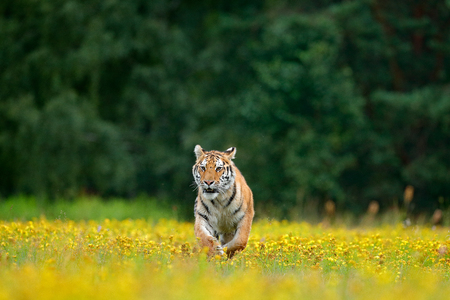
#> input picture opencv/data/tiger.jpg, 450 x 300 px
$ python '호랑이_가두기.py'
#> lines starting #> are read from the running program, lines starting #| are printed output that depends on the picture; after the words box and inside, x2 and y2 are one past the last pixel; in counts of white or black regions, pixels touching at a corner belong together
import cv2

image=cv2.imread('data/tiger.jpg') #사진 파일 로드
#> image is the input picture: shape (300, 450, 3); mean B, G, R 33.9, 88.6, 74.4
x1,x2 = 160,270
y1,y2 = 130,260
cv2.rectangle(image,(x1,y1),(x2,y2),(0,0,255),10)
pt1 = 160,130
pt2 = 270,260
         #캔버스, 시작점, 끝점, BGR, 선굵기
cv2.line(image,pt1,pt2,(255,0,0),10)
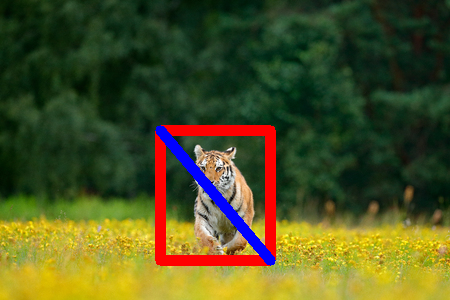
#> image: shape (300, 450, 3); mean B, G, R 35, 83, 78.7
imgRect = (x1,y1,x2-x1,y2-y1)
retval, rpt1,rpt2 = cv2.clipLine(imgRect,pt1,pt2)
if retval:
    cv2.circle(image,rpt1,radius=5,color=(0,255,0),thickness=-1)
#> image: shape (300, 450, 3); 0.06% of pixels changed, all inside (x1, y1, x2, y2) = (155, 125, 166, 136)
    cv2.circle(image,rpt2,radius=5,color=(0,255,0),thickness=-1)
#> image: shape (300, 450, 3); mean B, G, R 34.7, 83.4, 78.7
cv2.imshow('Image',image) #이미지 출력
cv2.waitKey(0)
cv2.destroyAllWindows()

$ run again, with opencv/data/coffee.jpg copied over opencv/data/tiger.jpg
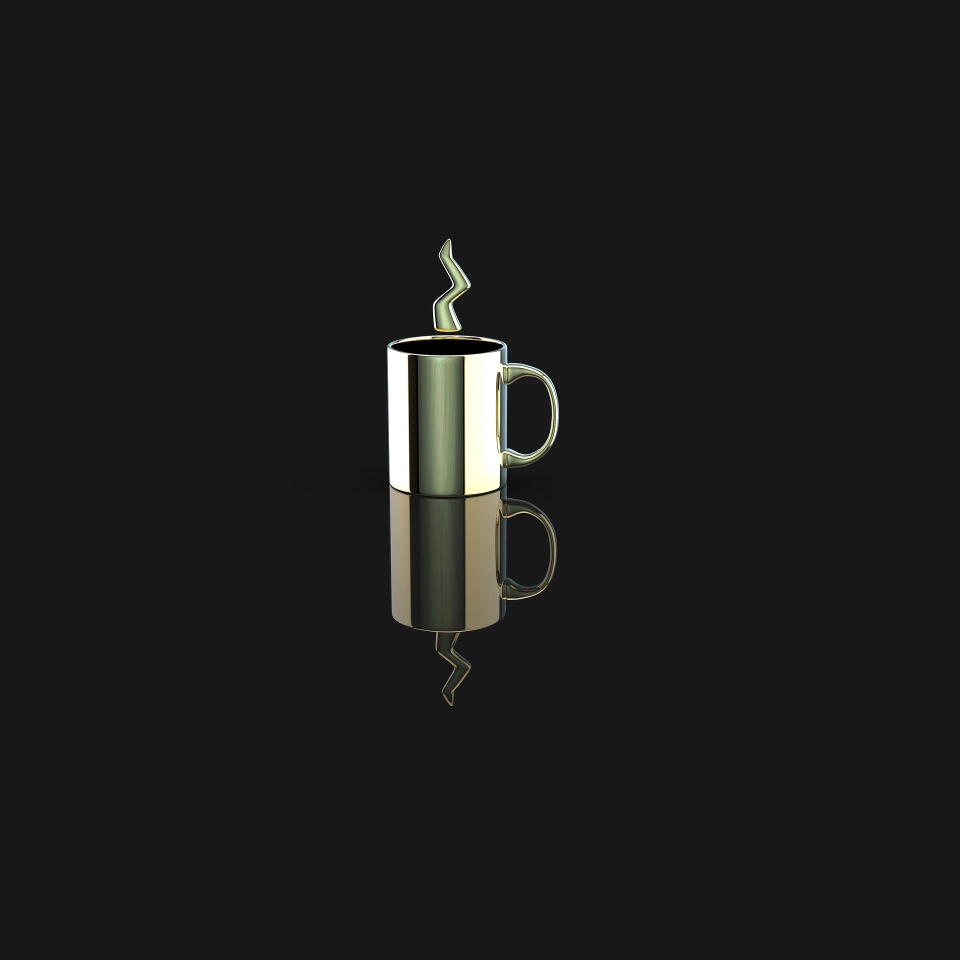
#> input picture opencv/data/coffee.jpg, 1920 x 1920 px (shown at 1/2 size)
#> image is the input picture: shape (1920, 1920, 3); mean B, G, R 27.7, 28.5, 28.4
#> `cv2.line(image,pt1,pt2,(255,0,0),10)`:
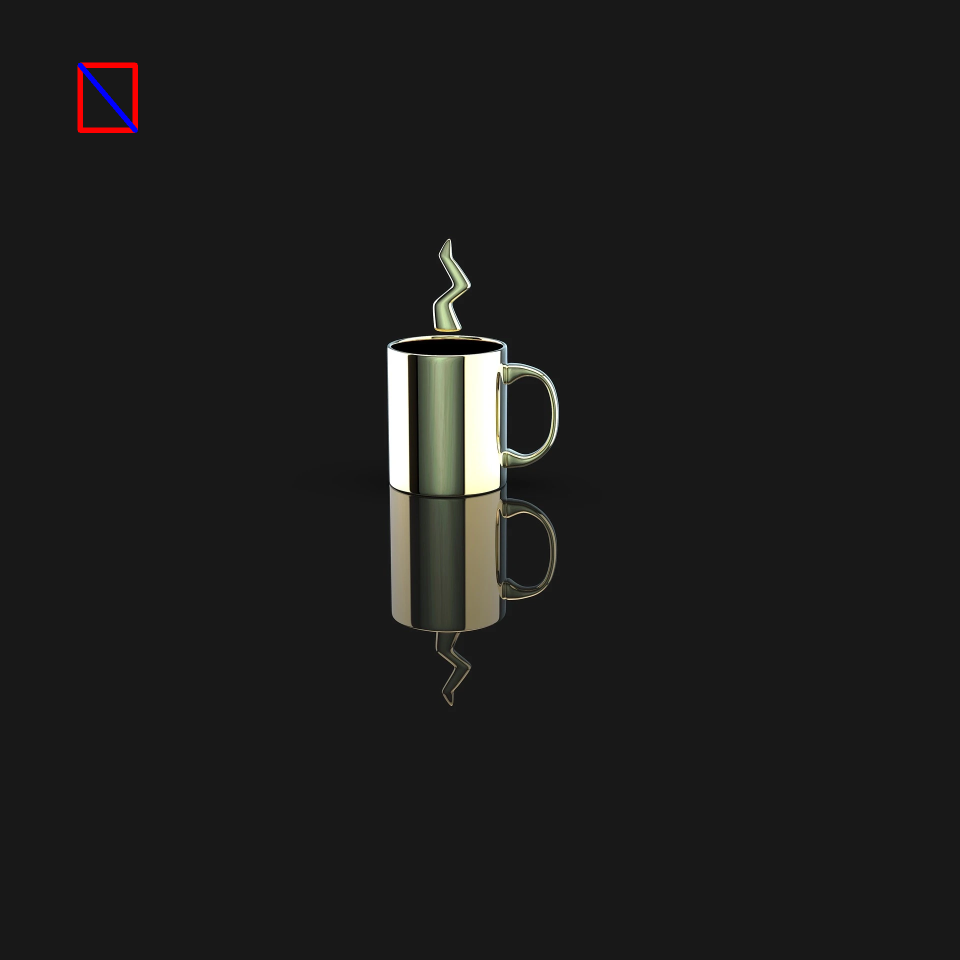
#> image: shape (1920, 1920, 3) (shown at 1/2 size); mean B, G, R 27.8, 28.4, 28.7

$ run again, with opencv/data/pencils.jpg copied over opencv/data/tiger.jpg
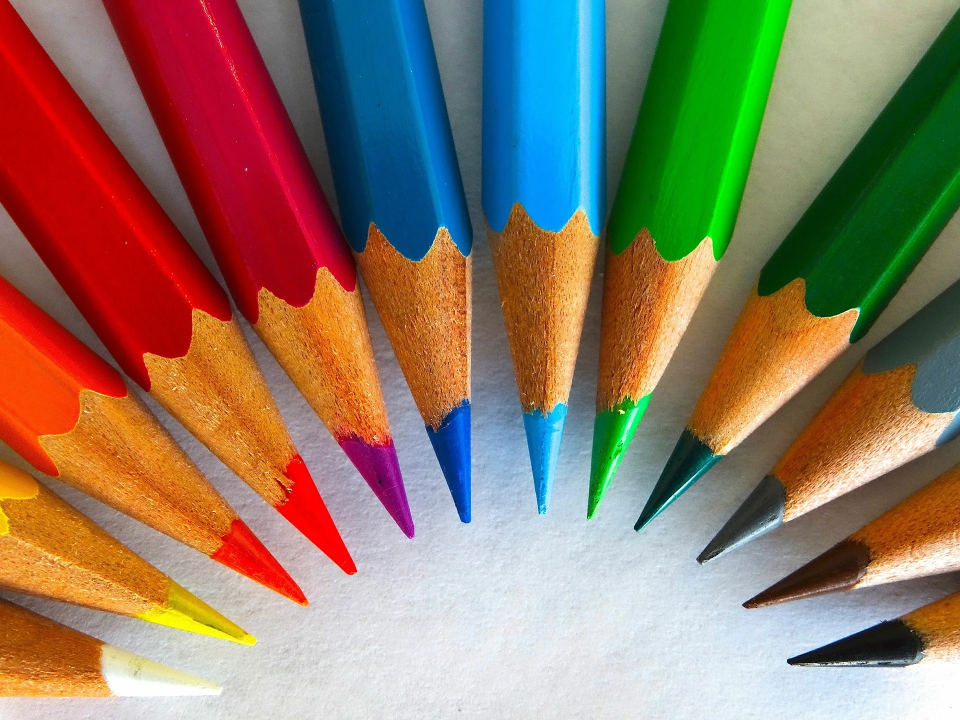
#> input picture opencv/data/pencils.jpg, 1920 x 1440 px (shown at 1/2 size)
#> image is the input picture: shape (1440, 1920, 3); mean B, G, R 100.9, 121.1, 141.8
#> `cv2.line(image,pt1,pt2,(255,0,0),10)`:
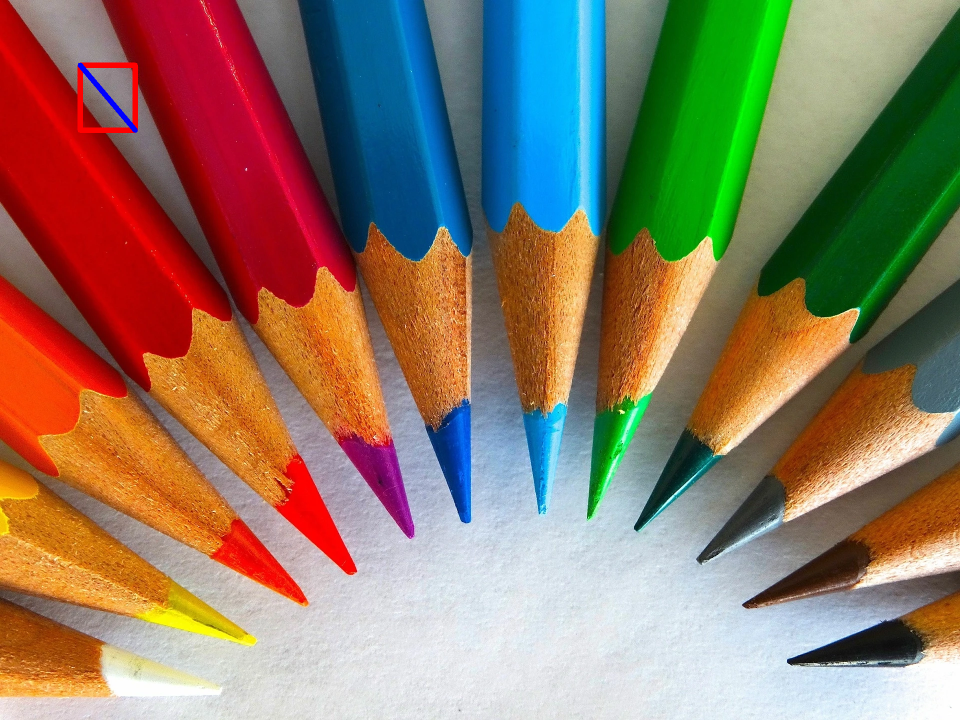
#> image: shape (1440, 1920, 3) (shown at 1/2 size); mean B, G, R 100.8, 120.9, 141.9
